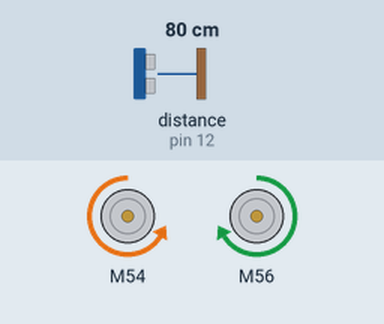
A sketch run on a simulated Arduino Mega 2560, built with avr-gcc and run on an emulated ATmega2560. Shown: 2 × DC motor (green arrow = forward, orange = backward, longer = faster). The test bench sets the inputs (shaded band); at power-on: distance to the obstacle (sensor on pin 12) 80 cm. The echo pulse lasts 58.3 µs per cm.

Above: at 2.8 s.
2.9 s: distance to the obstacle (sensor on pin 12) set to 22 cm
5.6 s: distance to the obstacle (sensor on pin 12) set to 17 cm
At 6.8 s:
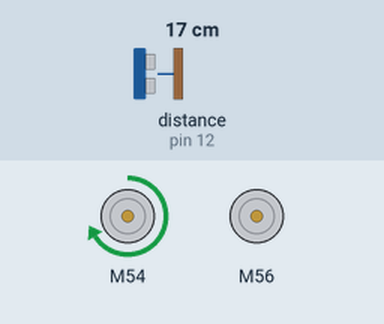
At 7.8 s:
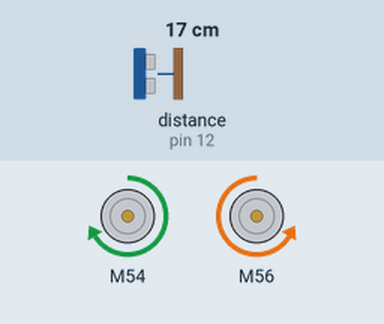
11.6 s: distance to the obstacle (sensor on pin 12) set to 35 cm
At 14.8 s:
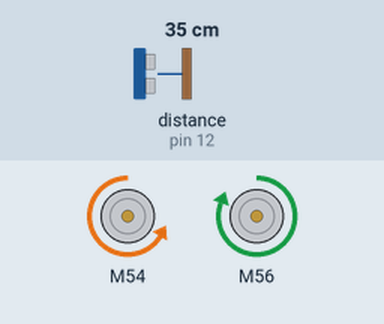
Timing chart, 0 to 16.6 s (numbered marks = the images above; inputs shaded):
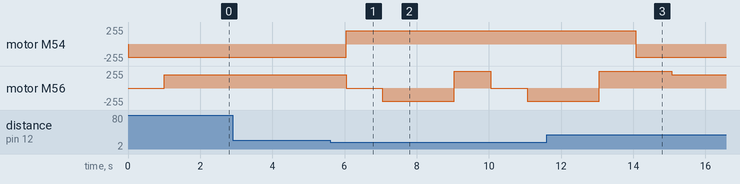

Measured:
- the behaviour switches between 20 and 19 cm on distance to the obstacle (sensor on pin 12) (found by bisection; images 0 and 1)
- after the input at 2.9 s, every drawn part: stays the same
- after the input at 5.6 s, motor M54: backward 200/255 → forward 200/255 after 0.44 s; motor M56: forward 200/255 → stopped after 0.44 s, → backward 200/255 1.0 s later, → forward 255/255 2.0 s later, → stopped 1.0 s later, … (5 changes in this stretch)
- after the input at 11.6 s, motor M54: forward 200/255 → backward 200/255 after 2.5 s

The sketch:

Pratica_final.ino
```cpp
/* Baixar Arduino genuino 1.8.19,
biblioteca Sparkfun TB6612FNG
link <https://github.com/sparkfun/SparkFun_TB6612FNG_Arduino_Library>
link <https://github.com/makerhero/Ultrasonic>
sensor ultrassônico HC-SR04


*/

#include <Ultrasonic.h>; // biblioteca para o Sensor Ultrassônico
#include <SparkFun_TB6612.h> // biblioteca Para o controle dos motores

#define TRIGGER_PIN 5  // Pino Trigger do sensor na porta 31
#define ECHO_PIN    12  // Pino Trigger do sensor na porta 26

Ultrasonic ultrasonic(TRIGGER_PIN, ECHO_PIN);


#define AIN1 A0
#define AIN2 A1
#define PWMA A9

#define BIN1 A2

#define BIN2 A3
#define PWMB A10

#define STBY 13

const int offsetA = 1;
const int offsetB = 1;


Motor m1 = Motor(AIN1, AIN2, PWMA, offsetA, STBY);
Motor motor2 = Motor(BIN1, BIN2, PWMB, offsetB, STBY);
void setup()
{

}


void loop()
{
//Robô inicia andando para frente


  float dist_cm = distancia(); //Declara variável que armazena a distância do obstáculo

    if(dist_cm < 20) //distância
    {
      decisao();
    } else {
      robo_frente();
}

delay(10);
}

float distancia() //função que mede a distância em cm
{

  float cmMsec; //declara a variável tipo float cmMsec

  //Associa à variável tipo long microsec o tempo em microsegundos

  long microsec = ultrasonic.timing();

  //função da biblioteca para converter a distância em cm

  cmMsec = ultrasonic.convert(microsec, Ultrasonic::CM);
  return(cmMsec); // retorna o valor em cm para a função delay(10);
delay(10);
}

void robo_frente()  //função para mover o robô para frente
{
     m1.drive(-200,1000);
     motor2.drive(200,1000);

}

void robo_atras() //função para mover o robô para atras
{
     m1.drive(200,1000);
     motor2.drive(-200,1000);

}

void robo_esquerda() //função para mover o robô para esquerda
{
     m1.drive(200,1000);
     motor2.drive(255,1000);

}

void robo_parado() //função para parar o robô
{

  brake(m1, motor2);
}

void decisao() //função para decidir a ação do robô
{
  robo_parado();
  robo_atras();
  robo_esquerda();

}
```
